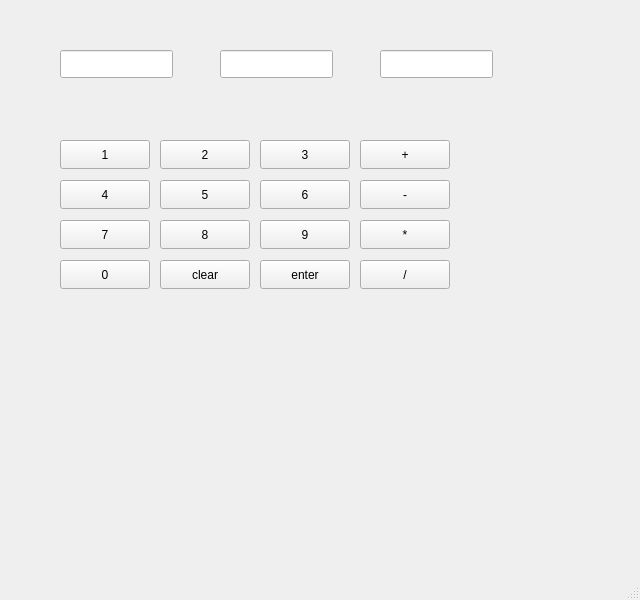
<?xml version="1.0" encoding="UTF-8"?>
<ui version="4.0">
 <class>MainWindow</class>
 <widget class="QMainWindow" name="MainWindow">
  <property name="geometry">
   <rect>
    <x>0</x>
    <y>0</y>
    <width>640</width>
    <height>600</height>
   </rect>
  </property>
  <property name="windowTitle">
   <string>MainWindow</string>
  </property>
  <widget class="QWidget" name="centralwidget">
   <widget class="QLineEdit" name="num1LineEdit">
    <property name="geometry">
     <rect>
      <x>60</x>
      <y>50</y>
      <width>113</width>
      <height>28</height>
     </rect>
    </property>
   </widget>
   <widget class="QLineEdit" name="num2LineEdit">
    <property name="geometry">
     <rect>
      <x>220</x>
      <y>50</y>
      <width>113</width>
      <height>28</height>
     </rect>
    </property>
   </widget>
   <widget class="QLineEdit" name="resultLineEdit">
    <property name="geometry">
     <rect>
      <x>380</x>
      <y>50</y>
      <width>113</width>
      <height>28</height>
     </rect>
    </property>
   </widget>
   <widget class="QPushButton" name="num1">
    <property name="geometry">
     <rect>
      <x>60</x>
      <y>140</y>
      <width>90</width>
      <height>29</height>
     </rect>
    </property>
    <property name="text">
     <string>1</string>
    </property>
   </widget>
   <widget class="QPushButton" name="num4">
    <property name="geometry">
     <rect>
      <x>60</x>
      <y>180</y>
      <width>90</width>
      <height>29</height>
     </rect>
    </property>
    <property name="text">
     <string>4</string>
    </property>
   </widget>
   <widget class="QPushButton" name="num7">
    <property name="geometry">
     <rect>
      <x>60</x>
      <y>220</y>
      <width>90</width>
      <height>29</height>
     </rect>
    </property>
    <property name="text">
     <string>7</string>
    </property>
   </widget>
   <widget class="QPushButton" name="num0">
    <property name="geometry">
     <rect>
      <x>60</x>
      <y>260</y>
      <width>90</width>
      <height>29</height>
     </rect>
    </property>
    <property name="text">
     <string>0</string>
    </property>
   </widget>
   <widget class="QPushButton" name="num2">
    <property name="geometry">
     <rect>
      <x>160</x>
      <y>140</y>
      <width>90</width>
      <height>29</height>
     </rect>
    </property>
    <property name="text">
     <string>2</string>
    </property>
   </widget>
   <widget class="QPushButton" name="num5">
    <property name="geometry">
     <rect>
      <x>160</x>
      <y>180</y>
      <width>90</width>
      <height>29</height>
     </rect>
    </property>
    <property name="text">
     <string>5</string>
    </property>
   </widget>
   <widget class="QPushButton" name="num8">
    <property name="geometry">
     <rect>
      <x>160</x>
      <y>220</y>
      <width>90</width>
      <height>29</height>
     </rect>
    </property>
    <property name="text">
     <string>8</string>
    </property>
   </widget>
   <widget class="QPushButton" name="clearButton">
    <property name="geometry">
     <rect>
      <x>160</x>
      <y>260</y>
      <width>90</width>
      <height>29</height>
     </rect>
    </property>
    <property name="text">
     <string>clear</string>
    </property>
   </widget>
   <widget class="QPushButton" name="num3">
    <property name="geometry">
     <rect>
      <x>260</x>
      <y>140</y>
      <width>90</width>
      <height>29</height>
     </rect>
    </property>
    <property name="text">
     <string>3</string>
    </property>
   </widget>
   <widget class="QPushButton" name="num6">
    <property name="geometry">
     <rect>
      <x>260</x>
      <y>180</y>
      <width>90</width>
      <height>29</height>
     </rect>
    </property>
    <property name="text">
     <string>6</string>
    </property>
   </widget>
   <widget class="QPushButton" name="num9">
    <property name="geometry">
     <rect>
      <x>260</x>
      <y>220</y>
      <width>90</width>
      <height>29</height>
     </rect>
    </property>
    <property name="text">
     <string>9</string>
    </property>
   </widget>
   <widget class="QPushButton" name="enterButton">
    <property name="geometry">
     <rect>
      <x>260</x>
      <y>260</y>
      <width>90</width>
      <height>29</height>
     </rect>
    </property>
    <property name="text">
     <string>enter</string>
    </property>
   </widget>
   <widget class="QPushButton" name="plusbutton">
    <property name="geometry">
     <rect>
      <x>360</x>
      <y>140</y>
      <width>90</width>
      <height>29</height>
     </rect>
    </property>
    <property name="text">
     <string>+</string>
    </property>
   </widget>
   <widget class="QPushButton" name="minusButton">
    <property name="geometry">
     <rect>
      <x>360</x>
      <y>180</y>
      <width>90</width>
      <height>29</height>
     </rect>
    </property>
    <property name="text">
     <string>-</string>
    </property>
   </widget>
   <widget class="QPushButton" name="multiplyButton">
    <property name="geometry">
     <rect>
      <x>360</x>
      <y>220</y>
      <width>90</width>
      <height>29</height>
     </rect>
    </property>
    <property name="text">
     <string>*</string>
    </property>
   </widget>
   <widget class="QPushButton" name="divideButton">
    <property name="geometry">
     <rect>
      <x>360</x>
      <y>260</y>
      <width>90</width>
      <height>29</height>
     </rect>
    </property>
    <property name="text">
     <string>/</string>
    </property>
   </widget>
  </widget>
  <widget class="QMenuBar" name="menubar">
   <property name="geometry">
    <rect>
     <x>0</x>
     <y>0</y>
     <width>640</width>
     <height>25</height>
    </rect>
   </property>
  </widget>
  <widget class="QStatusBar" name="statusbar"/>
 </widget>
 <resources/>
 <connections/>
</ui>
